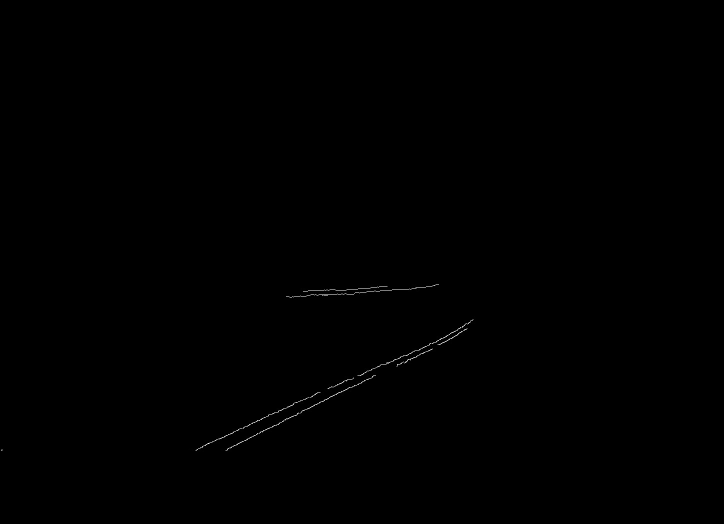
#> input picture carline4gi/masked_edge_img.jpg, 1447 x 1048 px, found by its file name (shown at 1/2 size)
$ python 04_Hough_line.py
#> lines starting #> are read from the running program, lines starting #| are printed output that depends on the picture; after the words box and inside, x2 and y2 are one past the last pixel; in counts of white or black regions, pixels touching at a corner belong together
import cv2
import numpy as np

def calculate_slope(line):
    """
    计算线段line的斜率
    :param line: np.array([[x_1, y_1, x_2, y_2]])
    :return:
    """
    x_1, y_1, x_2, y_2 = line[0]
    return (y_2 - y_1)/(x_2 - x_1)

edge_img = cv2.imread('masked_edge_img.jpg',cv2.IMREAD_GRAYSCALE)
#> edge_img is the input picture: shape (1048, 1447); min 0, max 255, mean 0.3
#通过Hough变换获取所有线段
lines = cv2.HoughLinesP(edge_img, 1, np.pi / 180, 15, minLineLength=40, maxLineGap=20)
#> lines = 74 rows, first 6: [450, 903, 751, 750], [382, 900, 934, 654], [441, 900, 750, 749], [408, 884, 949, 643], [380, 900, 951, 645], [457, 901, 751, 757]

#按照斜率分成车道线
left_lines = [line for line in lines if calculate_slope(line) > 0]
#> left_lines = [[[824, 571, 870, 572]]]
right_lines = [line for line in lines if calculate_slope(line) < 0]
#> right_lines = 72 items, first 6: [[450, 903, 751, 750]], [[382, 900, 934, 654]], [[441, 900, 750, 749]], [[408, 884, 949, 643]], [[380, 900, 951, 645]], [[457, 901, 751, 757]]
#| 1
#| 72

def reject_abnormal_lines(lines, threshold):
    """
    剔除斜率不一致的线段
    :param lines:线段合集,[np.array([[x_1, y_1, x_2, y_2]]),np.array([[x_1, y_1, x_2, y_2]])]
    """
#> called with threshold = 0.2
    #列表生成式，遍历所有的lines对每条lines求取斜率得到总斜率
    slopes = [calculate_slope(line) for line in lines]
#> slopes = [0.0217]
    while len(lines) > 0:
        mean = np.mean(slopes)    #计算所有斜率的平均值
        diff = [abs(s-mean) for s in slopes]    #计算每一条斜率与平均斜率的差值
        idx = np.argmax(diff)      #找到差值最大的直线下标
        if diff[idx] > threshold:
            slopes.pop(idx)  #重新计算斜率
            lines.pop(idx)   #在集合中删除这条直线
        else:
            break
#> this loop made 1 pass
#> (mean, diff, idx) on pass 1: (0.0217, [0], 0)
#> after the loop, lines = [[[824, 571, 870, 572]]]
    return lines

print('剔除离群值之前')
print('左车道线数量')
print(len(left_lines))
print('右车道线数量')
print(len(right_lines))

left_lines = reject_abnormal_lines(left_lines, threshold=0.2)
right_lines = reject_abnormal_lines(right_lines, threshold=0.2)
#> the loop in reject_abnormal_lines (call 2), `while len(lines) > 0:` made 19 passes
#> (mean, idx) on passes 1 to 12: (-0.374, 43), (-0.379, 20), (-0.384, 26), (-0.389, 27), (-0.394, 52), (-0.399, 20), (-0.404, 40), (-0.409, 12), (-0.414, 55), (-0.42, 25), (-0.425, 19), (-0.431, 13)
#> right_lines = 54 items, first 6: [[450, 903, 751, 750]], [[382, 900, 934, 654]], [[441, 900, 750, 749]], [[408, 884, 949, 643]], [[380, 900, 951, 645]], [[457, 901, 751, 757]]

print('剔除离群值之后')
print('左车道线数量')
print(len(left_lines))
#| 1
print('右车道线数量')
print(len(right_lines))
#| 54

def least_squares_fit(lines):
    """
    最小二乘拟合,将lines中的线段拟合成一条线段
    :param lines:线段集合,[np.array([[x_1, y_1, x_2, y_2]]),np.array([[x_1, y_1, x_2, y_2]]),...,np.array([[x_1, y_1, x_2, y_2]])]
    :return: 线段上的两点,np.array([[xmin,ymin],[xmax,ymax]])
    """
    #取出所有坐标点
    x_coords = []
    y_coords = []
    for line in lines:
        if len(line.shape) == 2 and line.shape[0] == 1:
            x_1, y_1, x_2, y_2 = line[0]
            x_coords.extend([x_1, x_2])
            y_coords.extend([y_1, y_2])
        elif len(line.shape) == 1 and line.shape[0] == 4:
            x_1, y_1, x_2, y_2 = line
            x_coords.extend([x_1, x_2])
            y_coords.extend([y_1, y_2])
#> this loop made 1 pass
#> after the loop, x_coords = [824, 870]; y_coords = [571, 572]
    x_coords = np.array(x_coords)
    y_coords = np.array(y_coords)
    #进行直线拟合，得到多项式系数
    poly = np.polyfit(x_coords, y_coords, deg=1)
#> poly = [0.0217, 553.1]
    #根据多项式系数，计算两个直线上的点，用于唯一确定这条直线
    point_min = (np.min(x_coords), np.polyval(poly, np.min(x_coords)))
#> point_min = (824, 571)
    point_max = (np.max(x_coords), np.polyval(poly, np.max(x_coords)))
#> point_max = (870, 572)
    return np.array([point_min, point_max], dtype=np.int64)

print("左车道线坐标")
print(least_squares_fit(left_lines))
#| [[824 571]
#|  [870 572]]
print("右车道线坐标")
print(least_squares_fit(right_lines))
#> the loop in least_squares_fit (call 2), `for line in lines:` made 54 passes
#> (x_1, y_1, x_2, y_2) on passes 1 to 12: (450, 903, 751, 750), (382, 900, 934, 654), (441, 900, 750, 749), (408, 884, 949, 643), (380, 900, 951, 645), (457, 901, 751, 757), (384, 903, 935, 658), (376, 900, 951, 644), (389, 899, 935, 656), (391, 903, 663, 782), (388, 903, 678, 774), (802, 722, 935, 660)
#| [[376 916]
#|  [951 652]]

left_line = least_squares_fit(left_lines)
#> left_line = [[824, 571], [870, 572]]
right_line = least_squares_fit(right_lines)
#> right_line = [[376, 916], [951, 652]]

img = cv2.imread('carline.jpg',cv2.IMREAD_COLOR)
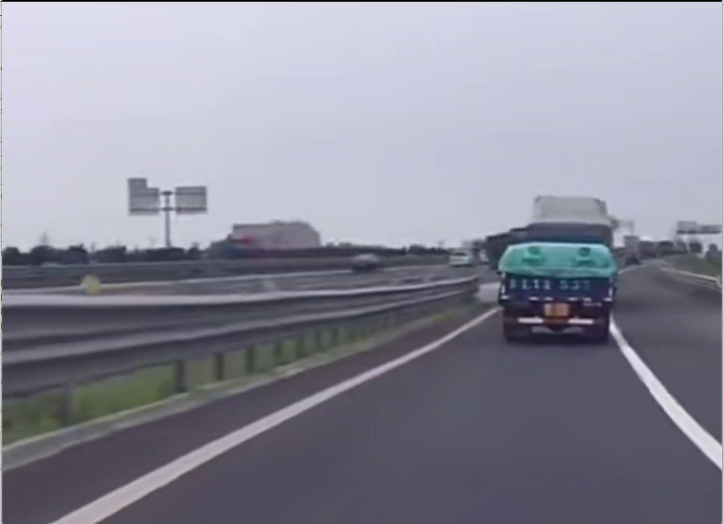
#> input picture carline4gi/carline.jpg, 1447 x 1048 px, found by its file name (shown at 1/2 size)
#> img is the input picture: shape (1048, 1447, 3); mean B, G, R 152.7, 138.9, 138.5
cv2.line(img, tuple(left_line[0]), tuple(left_line[1]), color=(0, 255, 255), thickness=3)
#> img: shape (1048, 1447, 3); 0.02% of pixels changed, all inside (x1, y1, x2, y2) = (822, 569, 873, 575)
cv2.line(img, tuple(right_line[0]), tuple(right_line[1]), color=(0, 255, 255), thickness=3)
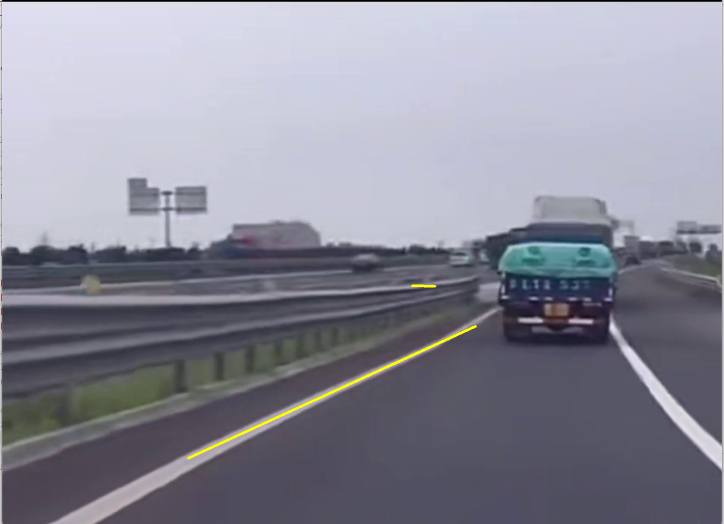
#> img: shape (1048, 1447, 3) (shown at 1/2 size); mean B, G, R 152.3, 139.1, 138.7

cv2.imshow('lane', img)
cv2.waitKey(0)
